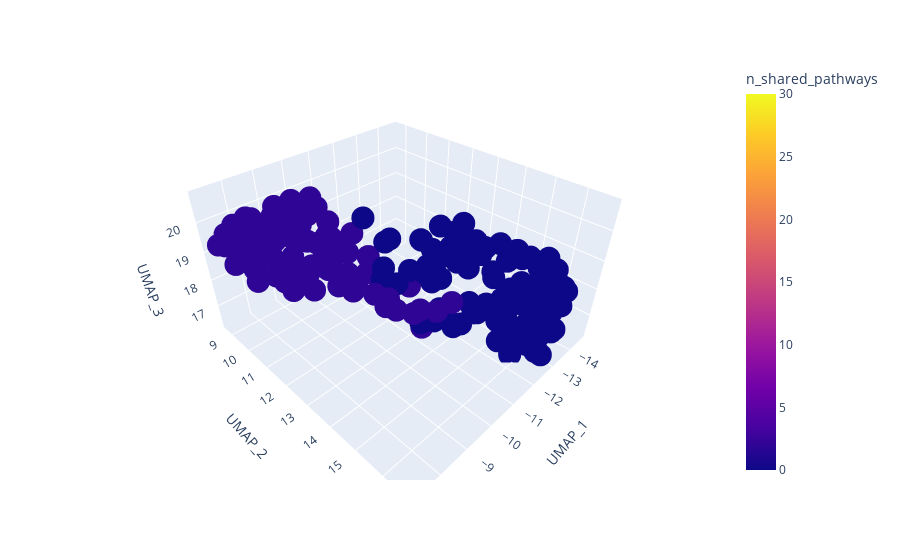

The notebook cell this image was saved under:
### Code cell
df = umap_coordinates_and_clusters_maturing_mature_concordance
fig = px.scatter_3d(df, x='UMAP_1', y='UMAP_2', z='UMAP_3',
              color='n_shared_pathways', range_color = [0, 30])
fig.show()

# Save figure.
# Source: https://stackoverflow.com/a/59819140
plotly.offline.plot(fig, filename='./maturing_mature.html')

### Figure 1 — Plotly figure (JSON) as saved in the notebook; plotly's stock layout.template omitted (floating-point values rounded to 4 significant figures; data arrays with more than 128 entries replaced by an {"elided": "..."} marker saying what was removed)
{"data": [{"hovertemplate": "UMAP_1=%{x}<br>UMAP_2=%{y}<br>UMAP_3=%{z}<br>n_shared_pathways=%{marker.color}<extra></extra>", "legendgroup": "", "marker": {"color": {"elided": "179 int values"}, "coloraxis": "coloraxis", "symbol": "circle"}, "mode": "markers", "name": "", "scene": "scene", "showlegend": false, "type": "scatter3d", "x": {"elided": "179 float values"}, "y": {"elided": "179 float values"}, "z": {"elided": "179 float values"}}], "layout": {"autosize": true, "coloraxis": {"cmax": 30, "cmin": 0, "colorbar": {"title": {"text": "n_shared_pathways"}}, "colorscale": [[0, "#0d0887"], [0.1111, "#46039f"], [0.2222, "#7201a8"], [0.3333, "#9c179e"], [0.4444, "#bd3786"], [0.5556, "#d8576b"], [0.6667, "#ed7953"], [0.7778, "#fb9f3a"], [0.8889, "#fdca26"], [1, "#f0f921"]]}, "legend": {"tracegroupgap": 0}, "margin": {"t": 60}, "scene": {"aspectmode": "auto", "aspectratio": {"x": 1.147, "y": 1.234, "z": 0.7066}, "domain": {"x": [0, 1], "y": [0, 1]}, "xaxis": {"title": {"text": "UMAP_1"}, "type": "linear"}, "yaxis": {"title": {"text": "UMAP_2"}, "type": "linear"}, "zaxis": {"title": {"text": "UMAP_3"}, "type": "linear"}}}}
